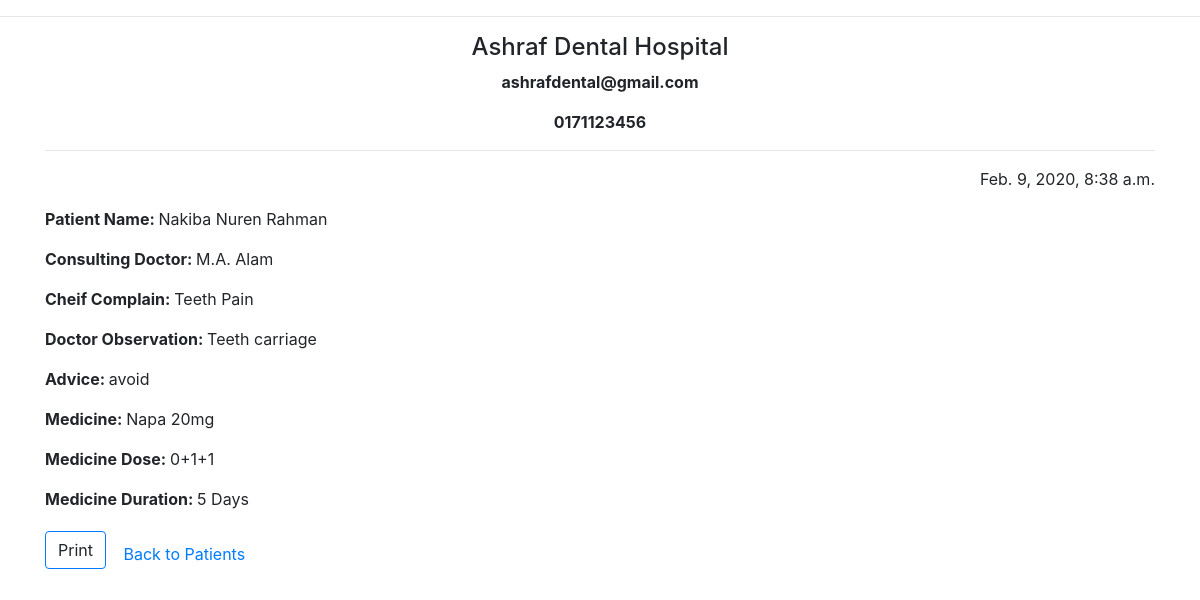
The page /patients/prescribe/9/ on the database its author committed.
### patient_app/models.py (models this page shows, shortened)
class Patient (models.Model):
    doctor = models.ForeignKey(Doctor, related_name='patients', on_delete=models.CASCADE)
    name = models.CharField(max_length=128)
    age = models.CharField(max_length=512)
    gender = models.CharField(max_length=512)
    phone = models.CharField(max_length=20)
    address = models.CharField(max_length=200, default='')
    MedNAme = models.CharField(max_length=300, default='')
    complain = models.TextField(max_length=250, default='')
    observation = models.TextField(max_length=250, default='')
    advice = models.CharField(max_length=200, default='')
    dose = models.CharField(max_length=20, default='')
    duration = models.CharField(max_length=20, default='')
    date = models.DateTimeField(default=datetime.datetime.now())
    diabetes = models.BooleanField(default=False)
    blood_group = models.CharField(max_length=15, default='')

### doctor_app/models.py (models this page shows)
class Doctor(models.Model):
    department = models.ForeignKey(Department, related_name='doctors', on_delete=models.CASCADE)
    name = models.CharField(max_length=128)
    phone = models.CharField(max_length=20)
    email = models.EmailField(default='')
    description = models.TextField(max_length=512)
    def __str__(self):
        return self.name

### patient_app/views.py (the view)
# urls.py: path('prescribe/<int:id>/', views.prescribe_view, name='prescribe'),
def prescribe_view(request, id):
    patient = Patient.objects.get(id=id)
    context = {
        'patient': patient
    }
    return render(request, 'prescription.html', context)

### templates/prescription.html (shortened to what this page needs)
<!DOCTYPE html>
<html lang="en">
<head>
    <link rel="stylesheet" href="https://maxcdn.bootstrapcdn.com/bootstrap/4.0.0/css/bootstrap.min.css">
</head>
<body>
<hr>
    <div class="container">
        <div class="jumbotron-fluid text-center">
            <h4 class="mt-3">Ashraf Dental Hospital</h4>
            <p><strong>ashrafdental@gmail.com</strong></p>
            <p><strong>0171123456</strong></p>
        </div>
        <hr>
        <div class="jumbotron-fluid text-right">
            <p class="mt-3">{{ patient.date }}  </p>
        </div>
        <p><strong>Patient Name: </strong> {{ patient.name }}</p>
        <p><strong>Consulting Doctor: </strong> {{ patient.doctor }}</p>
        <p><strong>Cheif Complain: </strong> {{ patient.complain }}</p>
        <p><strong>Doctor Observation: </strong> {{ patient.observation }}</p>
        <p><strong>Advice: </strong> {{ patient.advice }}</p>
        <p><strong>Medicine: </strong> {{ patient.MedNAme }}</p>
        <p><strong>Medicine Dose: </strong> {{ patient.dose }}</p>
        <p><strong>Medicine Duration: </strong> {{ patient.duration }}</p>
        <a class="btn btn-outline-primary" id="print-btn" onclick="myFunc();"> Print </a>
        <a type="button" href="{% url 'patients' %}" class="btn-rounded btn aqua-gradient mt-2" id="back-btn" value="Log Out">Back to Patients</a>
    </div>
</body>
</html>

### rows shown on the page
Patient: date "Feb. 9, 2020, 8:38 a.m.", name "Nakiba Nuren Rahman", doctor "M.A. Alam", complain "Teeth Pain", observation "Teeth carriage", advice "avoid", MedNAme "Napa 20mg", dose "0+1+1", duration "5 Days"
